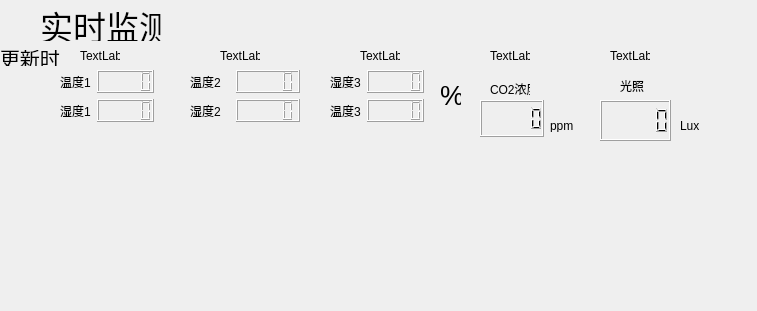
<?xml version="1.0" encoding="UTF-8"?>
<ui version="4.0">
 <class>Iot</class>
 <widget class="QWidget" name="Iot">
  <property name="geometry">
   <rect>
    <x>0</x>
    <y>0</y>
    <width>757</width>
    <height>311</height>
   </rect>
  </property>
  <property name="windowTitle">
   <string>Form</string>
  </property>
  <widget class="QLabel" name="label">
   <property name="geometry">
    <rect>
     <x>40</x>
     <y>10</y>
     <width>121</width>
     <height>31</height>
    </rect>
   </property>
   <property name="font">
    <font>
     <pointsize>25</pointsize>
    </font>
   </property>
   <property name="text">
    <string>实时监测</string>
   </property>
  </widget>
  <widget class="QWidget" name="layoutWidget">
   <property name="geometry">
    <rect>
     <x>330</x>
     <y>70</y>
     <width>94</width>
     <height>52</height>
    </rect>
   </property>
   <layout class="QGridLayout" name="gridLayout">
    <item row="1" column="0" rowspan="2">
     <widget class="QLabel" name="label_4">
      <property name="text">
       <string>温度3</string>
      </property>
     </widget>
    </item>
    <item row="1" column="1" rowspan="2">
     <widget class="QLCDNumber" name="temp3"/>
    </item>
    <item row="0" column="1">
     <widget class="QLCDNumber" name="humi3"/>
    </item>
    <item row="0" column="0">
     <widget class="QLabel" name="label_7">
      <property name="text">
       <string>湿度3</string>
      </property>
     </widget>
    </item>
   </layout>
  </widget>
  <widget class="QWidget" name="layoutWidget_3">
   <property name="geometry">
    <rect>
     <x>190</x>
     <y>70</y>
     <width>110</width>
     <height>52</height>
    </rect>
   </property>
   <layout class="QGridLayout" name="gridLayout_2">
    <item row="1" column="1">
     <widget class="QLCDNumber" name="humi2"/>
    </item>
    <item row="1" column="0">
     <widget class="QLabel" name="label_6">
      <property name="text">
       <string>湿度2</string>
      </property>
     </widget>
    </item>
    <item row="0" column="0">
     <widget class="QLabel" name="label_3">
      <property name="text">
       <string>温度2</string>
      </property>
     </widget>
    </item>
    <item row="0" column="1">
     <widget class="QLCDNumber" name="temp2"/>
    </item>
   </layout>
  </widget>
  <widget class="QLabel" name="label_10">
   <property name="geometry">
    <rect>
     <x>0</x>
     <y>50</y>
     <width>61</width>
     <height>16</height>
    </rect>
   </property>
   <property name="font">
    <font>
     <pointsize>15</pointsize>
    </font>
   </property>
   <property name="text">
    <string>更新时间</string>
   </property>
  </widget>
  <widget class="QLabel" name="time1">
   <property name="geometry">
    <rect>
     <x>80</x>
     <y>50</y>
     <width>40</width>
     <height>12</height>
    </rect>
   </property>
   <property name="text">
    <string>TextLabel</string>
   </property>
  </widget>
  <widget class="QLabel" name="time2">
   <property name="geometry">
    <rect>
     <x>220</x>
     <y>50</y>
     <width>40</width>
     <height>12</height>
    </rect>
   </property>
   <property name="text">
    <string>TextLabel</string>
   </property>
  </widget>
  <widget class="QLabel" name="time3">
   <property name="geometry">
    <rect>
     <x>360</x>
     <y>50</y>
     <width>40</width>
     <height>12</height>
    </rect>
   </property>
   <property name="text">
    <string>TextLabel</string>
   </property>
  </widget>
  <widget class="QWidget" name="layoutWidget">
   <property name="geometry">
    <rect>
     <x>60</x>
     <y>70</y>
     <width>94</width>
     <height>52</height>
    </rect>
   </property>
   <layout class="QGridLayout" name="gridLayout_4">
    <item row="0" column="0">
     <widget class="QLabel" name="label_2">
      <property name="text">
       <string>温度1</string>
      </property>
     </widget>
    </item>
    <item row="0" column="1">
     <widget class="QLCDNumber" name="temp1"/>
    </item>
    <item row="1" column="0">
     <widget class="QLabel" name="label_5">
      <property name="text">
       <string>湿度1</string>
      </property>
     </widget>
    </item>
    <item row="1" column="1">
     <widget class="QLCDNumber" name="humi1"/>
    </item>
   </layout>
  </widget>
  <widget class="QLabel" name="time4">
   <property name="geometry">
    <rect>
     <x>490</x>
     <y>50</y>
     <width>40</width>
     <height>12</height>
    </rect>
   </property>
   <property name="text">
    <string>TextLabel</string>
   </property>
  </widget>
  <widget class="QLabel" name="label_8">
   <property name="geometry">
    <rect>
     <x>490</x>
     <y>70</y>
     <width>40</width>
     <height>37</height>
    </rect>
   </property>
   <property name="text">
    <string>CO2浓度</string>
   </property>
  </widget>
  <widget class="QLCDNumber" name="co2">
   <property name="geometry">
    <rect>
     <x>480</x>
     <y>100</y>
     <width>64</width>
     <height>37</height>
    </rect>
   </property>
  </widget>
  <widget class="QLabel" name="label_9">
   <property name="geometry">
    <rect>
     <x>620</x>
     <y>70</y>
     <width>31</width>
     <height>31</height>
    </rect>
   </property>
   <property name="text">
    <string>光照</string>
   </property>
  </widget>
  <widget class="QLCDNumber" name="light">
   <property name="geometry">
    <rect>
     <x>600</x>
     <y>100</y>
     <width>71</width>
     <height>41</height>
    </rect>
   </property>
  </widget>
  <widget class="QLabel" name="time5">
   <property name="geometry">
    <rect>
     <x>610</x>
     <y>50</y>
     <width>40</width>
     <height>12</height>
    </rect>
   </property>
   <property name="text">
    <string>TextLabel</string>
   </property>
  </widget>
  <widget class="QLabel" name="label_11">
   <property name="geometry">
    <rect>
     <x>550</x>
     <y>120</y>
     <width>40</width>
     <height>12</height>
    </rect>
   </property>
   <property name="text">
    <string>ppm</string>
   </property>
  </widget>
  <widget class="QLabel" name="label_12">
   <property name="geometry">
    <rect>
     <x>680</x>
     <y>120</y>
     <width>40</width>
     <height>12</height>
    </rect>
   </property>
   <property name="text">
    <string>Lux</string>
   </property>
  </widget>
  <widget class="QLabel" name="label_13">
   <property name="geometry">
    <rect>
     <x>440</x>
     <y>80</y>
     <width>21</width>
     <height>31</height>
    </rect>
   </property>
   <property name="font">
    <font>
     <pointsize>20</pointsize>
    </font>
   </property>
   <property name="text">
    <string>%</string>
   </property>
  </widget>
 </widget>
 <resources/>
 <connections/>
</ui>
